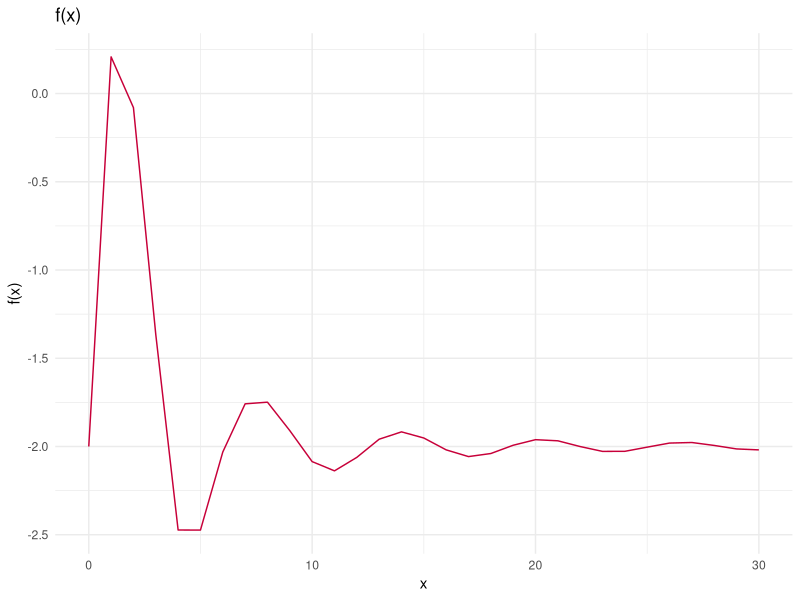
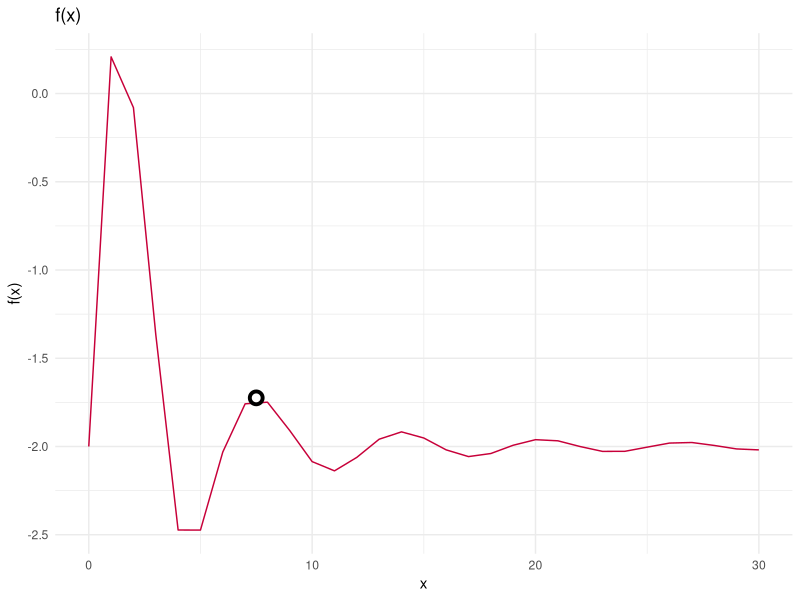

These figures' R source, in order:
## ---- chunk 1
knitr::opts_chunk$set(echo = TRUE, cache = TRUE, include = TRUE, eval = TRUE)
library(ggplot2)
library(knitr)
library(gridExtra)
## ---- chunk 2

f = function(x) {
  left = x^2/exp(x)
  exponent = (-9*sin(x))/(x^2+x+1)
  right = 2*exp(exponent)
  return(left-right)
}

## ---- chunk 3

crossover = function(x, y) return((x+y)/2)

## ---- chunk 4

mutate = function(x) return((x^2)%%30)

## ---- chunk 5

sequence = seq(from = 0, to = 30, by = 1)
f.sequence. = f(sequence)
df = data.frame(sequence, f.sequence.)

ggplot(df) +
  geom_line(aes(x = sequence, y = f.sequence.), color = "#C70039") +
  labs(title = "f(x)", y = "f(x)", x = "x") +
  theme_minimal()

## ---- chunk 6

print(sequence[which.max(f.sequence.)])

## ---- chunk 7

print(max(f.sequence.))

## ---- chunk 8

X = seq(from = 0, to = 30, by = 5)

## ---- chunk 9

Values = f(X)

## ---- chunk 10

maxiter = 100
mutprob = 0.05
best_individual = NaN

for (i in 1:maxiter) {
  
  # 1)
  parents = sample(1:length(X), size = 2)
  
  # 2) I don't know why we should order here!?
  victim = which.min(Values)
  
  # 3)
  child = crossover(X[parents][1], X[parents][2])
  if (mutprob > runif(n = 1, min = 0, max = 1)) {
    child= (mutate(child))
  }
  
  # 4)
  X[victim] = child
  Values[victim] = f(child)
  
  # 5)
  best_individual = list(cx = X[victim], cy = Values[victim])
}

## ---- chunk 11

df = data.frame(sequence, f.sequence.)
best_individual = as.data.frame(best_individual)

ggplot(df) +
  geom_line(aes(x = sequence, y = f.sequence.), color = "#C70039") +
  geom_point(aes(x = cx, y = cy ), data = best_individual, color = "black",
            fill = "white", shape = 21, size = 3, stroke = 2) +
  labs(title = "f(x)", y = "f(x)", x = "x") +
  theme_minimal()
